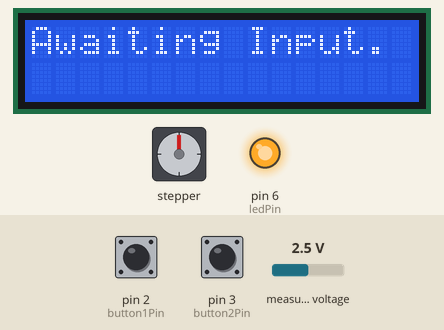
The sketch below on a simulated Arduino Uno, built with avr-gcc and run on an emulated ATmega328P. Shown: stepper motor, 16×2 character LCD, output pins drawn as LEDs (lit = HIGH). Wiring (inferred from the names in the program): stepper motor (200 steps per turn assumed): coils pin 9, pin 4, pin 7, pin 8. The inputs (shaded band) are chosen by the test bench; at power-on: pin 2 (button1Pin) HIGH, pin 3 (button2Pin) HIGH, measured voltage 2.5 V. Pins used as bus, display or sensor lines are not drawn.

Above: at 1.2 s.
1.3 s: pin 2 (button1Pin) pulled LOW for 0.15 s
At 3.1 s:
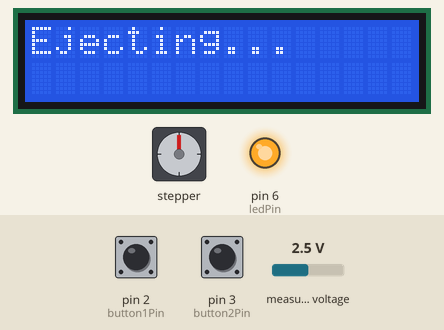
3.6 s: pin 2 (button1Pin) pulled LOW for 1 s
At 5.1 s:
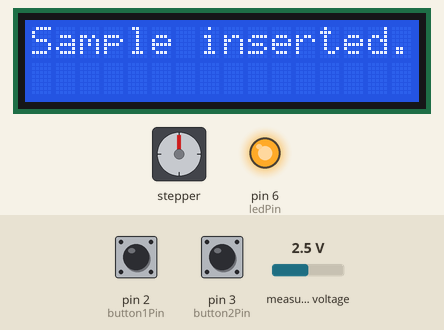
6.1 s: pin 3 (button2Pin) pulled LOW for 0.15 s
At 6.7 s:
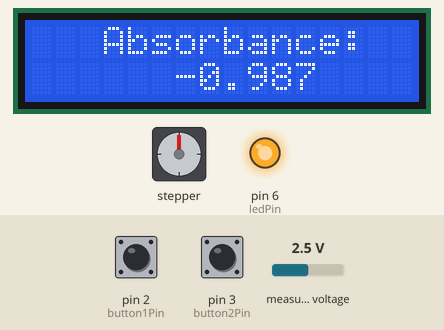
7.7 s: pin 3 (button2Pin) pulled LOW for 1 s
At 9.2 s:
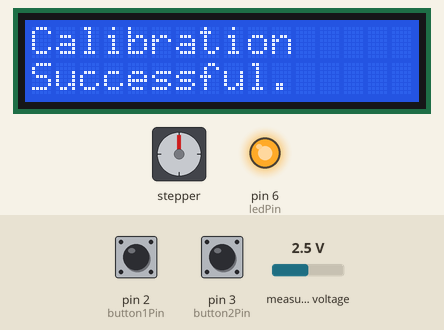
10.2 s: pin 2 (button1Pin) pulled LOW for 0.15 s
At 10.65 s:
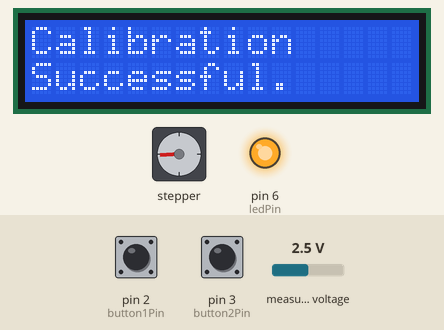
12.5 s: pin 2 (button1Pin) pulled LOW for 3.2 s
At 12.65 s:
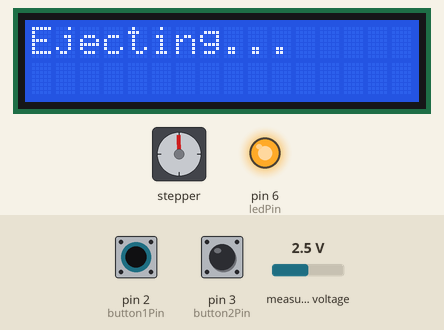
Timing chart, 0 to 15.5 s (numbered marks = the images above; inputs shaded):
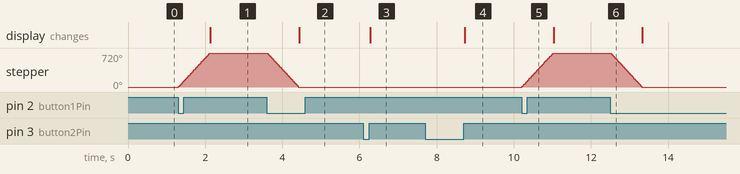

Measured:
- after the input at 1.3 s, stepper: turns 720° clockwise in 0.82 s, starting at once; the display: changes after 0.83 s (image 1)
- after the input at 3.6 s, stepper: turns 720° counter-clockwise in 0.82 s, starting at once; the display: changes after 0.83 s (image 2)
- after the input at 6.1 s, the display: changes after 0.17 s (image 3)
- after the input at 7.7 s, the display: changes after 1.0 s (image 4)
- after the input at 10.2 s, stepper: turns 720° clockwise in 0.82 s, starting at once
- after the input at 12.5 s, stepper: turns 720° counter-clockwise in 0.82 s, starting at once

The sketch:

spectrophotometer.ino
```cpp
#include <Adafruit_ADS1X15.h>
#include <LiquidCrystal_I2C.h>
#include <Wire.h>

// Pin definitions
int button1Pin = 2;
int button2Pin = 3;
int ledPin = 6;
const int IN1 = 9;
const int IN2 = 4;
const int IN3 = 7;
const int IN4 = 8;

// Address definitions
#define ADS_ADDR 0x48
#define LCD_ADDR 0x27
int photodiodePin = 0;

// Communication
const int HANDSHAKE = 0;
const int VOLTAGE_REQUEST = 1;
const int ON_REQUEST = 2;
const int STREAM = 3;
const int READ_DAQ_DELAY = 4;
int daqMode = ON_REQUEST;
int daqDelay = 100;
String daqDelayStr;
unsigned long timeOfLastDAQ = 0;
int inByte;

// Geometry of LCD
const int nRows = 2;
const int nCols = 16;

// Logical Values
int maxPhotoRaw = 75;
int minPhotoRaw = -1;
float absorbanceBlank = -0.104;
float photodiodeEmptyNormalized = 0.83;
int currMotorTick = 0;
int elevatorUp = true;
int elevatorRiseTicks = 800;
volatile bool waitingForRelease = false;
volatile bool ejectRequested = false;
unsigned long pressStartTime = 0;
unsigned long buttonHoldMillis = 800;
float absorbanceScaling = 0.96;
float absorbanceOffset = -0.01;


// Stepper sequence
const int steps[8][4] = {
  {1, 0, 0, 0},
  {1, 1, 0, 0},
  {0, 1, 0, 0},
  {0, 1, 1, 0},
  {0, 0, 1, 0},
  {0, 0, 1, 1},
  {0, 0, 0, 1},
  {1, 0, 0, 1}
};

// Object instantiation
Adafruit_ADS1015 ads;
LiquidCrystal_I2C lcd = LiquidCrystal_I2C(LCD_ADDR, nCols, nRows);

// Method declaration
void stepMotor(int stepsToMove, int delayMs = 1);
float sample(bool standalone);
void cbEject();
void cbRecord();
void calibration();
float measureLight();
unsigned long sendData();
float getAbsorbance(float measurement);

void setup() {
  // Set I2C to be fast mode
  Wire.setClock(400000);

  // Pin initialization
  pinMode(button1Pin, INPUT_PULLUP);
  pinMode(button2Pin, INPUT_PULLUP);
  pinMode(ledPin, OUTPUT);
  pinMode(IN1, OUTPUT);
  pinMode(IN2, OUTPUT);
  pinMode(IN3, OUTPUT);
  pinMode(IN4, OUTPUT);

  // Process initialization
  Serial.begin(115200);
  ads.begin(ADS_ADDR);
  ads.setGain(GAIN_TWOTHIRDS);
  lcd.init();
  lcd.backlight();

  // Label message on LCD
  lcd.setCursor(0, 0);
  lcd.print("Awaiting Input.");

  // Add interrupts
  attachInterrupt(digitalPinToInterrupt(button1Pin), cbEject, FALLING);
  attachInterrupt(digitalPinToInterrupt(button2Pin), cbRecord, FALLING);

  // Turn LED on
  digitalWrite(ledPin, HIGH);

}

void loop() {

  // If we're streaming
  if (daqMode == STREAM) {
    if (millis() - timeOfLastDAQ >= daqDelay) {
      timeOfLastDAQ = sendData();
    }
  }

  // COMMUNICATION
  if (Serial.available() > 0) {
    // Read in request
    int inByte = Serial.read();

    // If data is requested, fetch it and write it, or handshake
    switch(inByte) {
      case VOLTAGE_REQUEST:
        timeOfLastDAQ = sendData();
        break;
      case ON_REQUEST:
        daqMode = ON_REQUEST;
        break;
      case STREAM:
        daqMode = STREAM;
        break;
      case READ_DAQ_DELAY:
        // Read in delay, knowing it is appended with an x
        daqDelayStr = Serial.readStringUntil('x');

        // Convert to int and store
        daqDelay = daqDelayStr.toInt();

        break;
      case HANDSHAKE:
        if (Serial.availableForWrite()) {
          Serial.println("Message received.");
        }
        break;
    }
  }

  // Button held/pressed check
  if (waitingForRelease && digitalRead(button2Pin) == HIGH) {
    unsigned long pressDuration = millis() - pressStartTime;

    if (pressDuration >= buttonHoldMillis) { // Long press
      calibration();
    } else { // Short press
      sample(true);
    }

    waitingForRelease = false;
    attachInterrupt(digitalPinToInterrupt(button2Pin), cbRecord, FALLING);
  }

  // Handle eject
  if (ejectRequested) {
    if(elevatorUp) {
      stepMotor(elevatorRiseTicks);
      lcd.clear();
      lcd.setCursor(0, 0);
      lcd.print("Ejecting...");
    }
    else {
      stepMotor(-elevatorRiseTicks);
      lcd.clear();
      lcd.setCursor(0, 0);
      lcd.print("Sample inserted.");
    }

    elevatorUp = not elevatorUp;
    ejectRequested = false;
  }

}

float sample(bool standalone) {
  float measurement = measureLight();
  float absorbance = getAbsorbance(measurement);

  lcd.clear();
  if(standalone) {
    lcd.setCursor(3, 0);
    lcd.print("Absorbance: ");
    lcd.setCursor(6, 1);
    lcd.print(absorbance, 3);
  }
  else {
    lcd.setCursor(0, 0);
    lcd.print("Sending Data...");
  }
  return absorbance;
}

void stepMotor(int stepsToMove, int delayMs = 1) {
  int direction = (stepsToMove > 0) ? 1 : -1;
  stepsToMove = abs(stepsToMove);

  int stepIndex = 0;
  for (int i = 0; i < stepsToMove; i++) {
    stepIndex += direction;
    stepIndex = (stepIndex + 8) % 8;  // wrap between 0–7

    digitalWrite(IN1, steps[stepIndex][0]);
    digitalWrite(IN2, steps[stepIndex][1]);
    digitalWrite(IN3, steps[stepIndex][2]);
    digitalWrite(IN4, steps[stepIndex][3]);

    delay(delayMs);
  }
}

void cbEject() {
  static unsigned long lastInterruptTime = 0;
  unsigned long interruptTime = millis();

  if (interruptTime - lastInterruptTime > 200) {
    ejectRequested = true;
  }

  lastInterruptTime = interruptTime;
}

void cbRecord() {
  static unsigned long lastInterruptTime = 0;
  unsigned long interruptTime = millis();

  if (interruptTime - lastInterruptTime > 200) {
    detachInterrupt(digitalPinToInterrupt(button2Pin));
    pressStartTime = millis();
    waitingForRelease = true;
  }

  lastInterruptTime = interruptTime;
}

void calibration() {
  absorbanceBlank = 0.0; // reset absorbance blank
  absorbanceBlank = getAbsorbance(measureLight());
  lcd.clear();
  lcd.setCursor(0, 0);
  lcd.print("Calibration");
  lcd.setCursor(0, 1);
  lcd.print("Successful.");
}

float measureLight() {
  // Gather photodiode values and map
  float photodiodeRaw = ads.readADC_SingleEnded(0);
  int photodiodeMapped = map((int)photodiodeRaw, minPhotoRaw, maxPhotoRaw, 0, maxPhotoRaw);
  float photodiodeNormalized = (float)photodiodeMapped / maxPhotoRaw;
  return photodiodeNormalized;
}

unsigned long sendData() {
  // Read value from analog pin
  float absorbance = sample(false);

  // Get the time point
  unsigned long time_ms = millis();

  // Write the result
  if (Serial.availableForWrite()) {
    String outstr = String(String(time_ms, DEC) + "," + String(absorbance, 3));
    Serial.println(outstr);
  }

  return time_ms;
}

float getAbsorbance(float measurement) {
  if (measurement < 0.0001) measurement = 0.0001;
  return absorbanceScaling * (log10(photodiodeEmptyNormalized / measurement) - absorbanceBlank) + absorbanceOffset;
}
```
